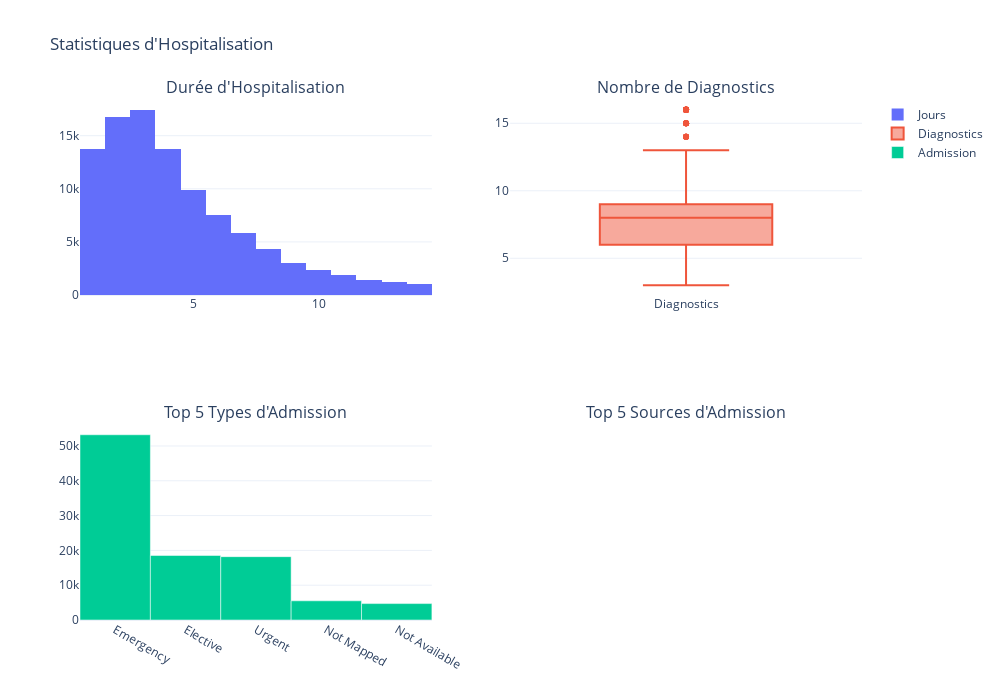

Notebook cell for this chart:
### Code cell
plot_hospital_stats_plotly(df)

### Figure 1 — Plotly figure (JSON) as saved in the notebook; plotly's stock layout.template omitted (floating-point values rounded to 4 significant figures; data arrays with more than 128 entries replaced by an {"elided": "..."} marker saying what was removed)
{"data": [{"name": "Jours", "nbinsx": 20, "type": "histogram", "x": {"elided": "100241 int values"}, "xaxis": "x", "yaxis": "y"}, {"name": "Diagnostics", "type": "box", "xaxis": "x2", "y": {"elided": "100241 int values"}, "yaxis": "y2"}, {"name": "Admission", "type": "bar", "x": ["Emergency", "Elective", "Urgent", "Not Mapped", "Not Available"], "xaxis": "x3", "y": [53230, 18544, 18203, 5514, 4719], "yaxis": "y3"}], "layout": {"annotations": [{"font": {"size": 16}, "showarrow": false, "text": "Durée d'Hospitalisation", "x": 0.225, "xanchor": "center", "xref": "paper", "y": 1, "yanchor": "bottom", "yref": "paper"}, {"font": {"size": 16}, "showarrow": false, "text": "Nombre de Diagnostics", "x": 0.775, "xanchor": "center", "xref": "paper", "y": 1, "yanchor": "bottom", "yref": "paper"}, {"font": {"size": 16}, "showarrow": false, "text": "Top 5 Types d'Admission", "x": 0.225, "xanchor": "center", "xref": "paper", "y": 0.375, "yanchor": "bottom", "yref": "paper"}, {"font": {"size": 16}, "showarrow": false, "text": "Top 5 Sources d'Admission", "x": 0.775, "xanchor": "center", "xref": "paper", "y": 0.375, "yanchor": "bottom", "yref": "paper"}], "height": 700, "title": {"text": "Statistiques d'Hospitalisation"}, "width": 1000, "xaxis": {"anchor": "y", "domain": [0, 0.45]}, "xaxis2": {"anchor": "y2", "domain": [0.55, 1]}, "xaxis3": {"anchor": "y3", "domain": [0, 0.45]}, "xaxis4": {"anchor": "y4", "domain": [0.55, 1]}, "yaxis": {"anchor": "x", "domain": [0.625, 1]}, "yaxis2": {"anchor": "x2", "domain": [0.625, 1]}, "yaxis3": {"anchor": "x3", "domain": [0, 0.375]}, "yaxis4": {"anchor": "x4", "domain": [0, 0.375]}}}
